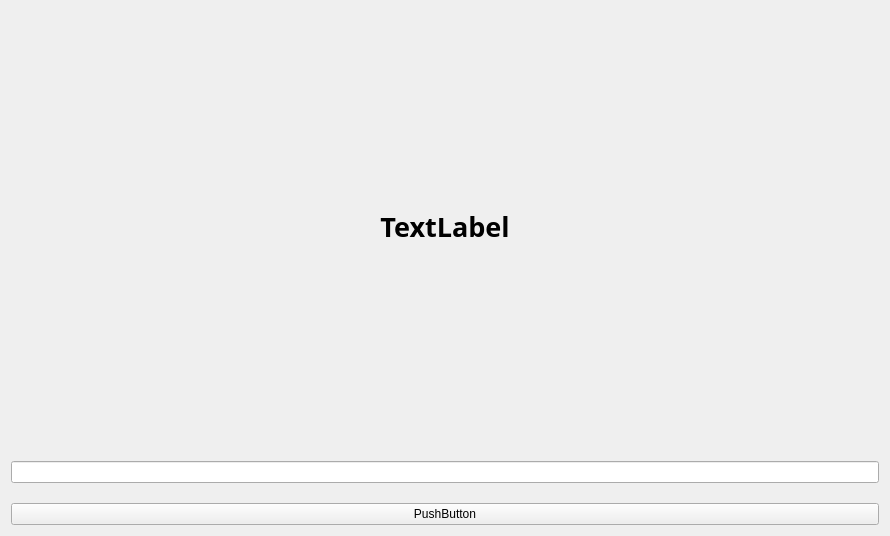
<?xml version="1.0" encoding="UTF-8"?>
<ui version="4.0">
 <class>Form</class>
 <widget class="QWidget" name="Form">
  <property name="geometry">
   <rect>
    <x>0</x>
    <y>0</y>
    <width>890</width>
    <height>536</height>
   </rect>
  </property>
  <property name="windowTitle">
   <string>Form</string>
  </property>
  <layout class="QHBoxLayout" name="horizontalLayout">
   <item>
    <layout class="QVBoxLayout" name="verticalLayout" stretch="0,1,1">
     <property name="spacing">
      <number>20</number>
     </property>
     <item>
      <widget class="QLabel" name="label">
       <property name="sizePolicy">
        <sizepolicy hsizetype="Preferred" vsizetype="Minimum">
         <horstretch>0</horstretch>
         <verstretch>0</verstretch>
        </sizepolicy>
       </property>
       <property name="minimumSize">
        <size>
         <width>0</width>
         <height>0</height>
        </size>
       </property>
       <property name="font">
        <font>
         <family>Sans</family>
         <pointsize>20</pointsize>
         <weight>75</weight>
         <bold>true</bold>
        </font>
       </property>
       <property name="styleSheet">
        <string notr="true"/>
       </property>
       <property name="text">
        <string>TextLabel</string>
       </property>
       <property name="alignment">
        <set>Qt::AlignCenter</set>
       </property>
      </widget>
     </item>
     <item>
      <widget class="QLineEdit" name="textSub">
       <property name="focusPolicy">
        <enum>Qt::NoFocus</enum>
       </property>
       <property name="readOnly">
        <bool>true</bool>
       </property>
      </widget>
     </item>
     <item>
      <widget class="QPushButton" name="buttonTestPub">
       <property name="text">
        <string>PushButton</string>
       </property>
      </widget>
     </item>
    </layout>
   </item>
  </layout>
 </widget>
 <resources/>
 <connections/>
</ui>
